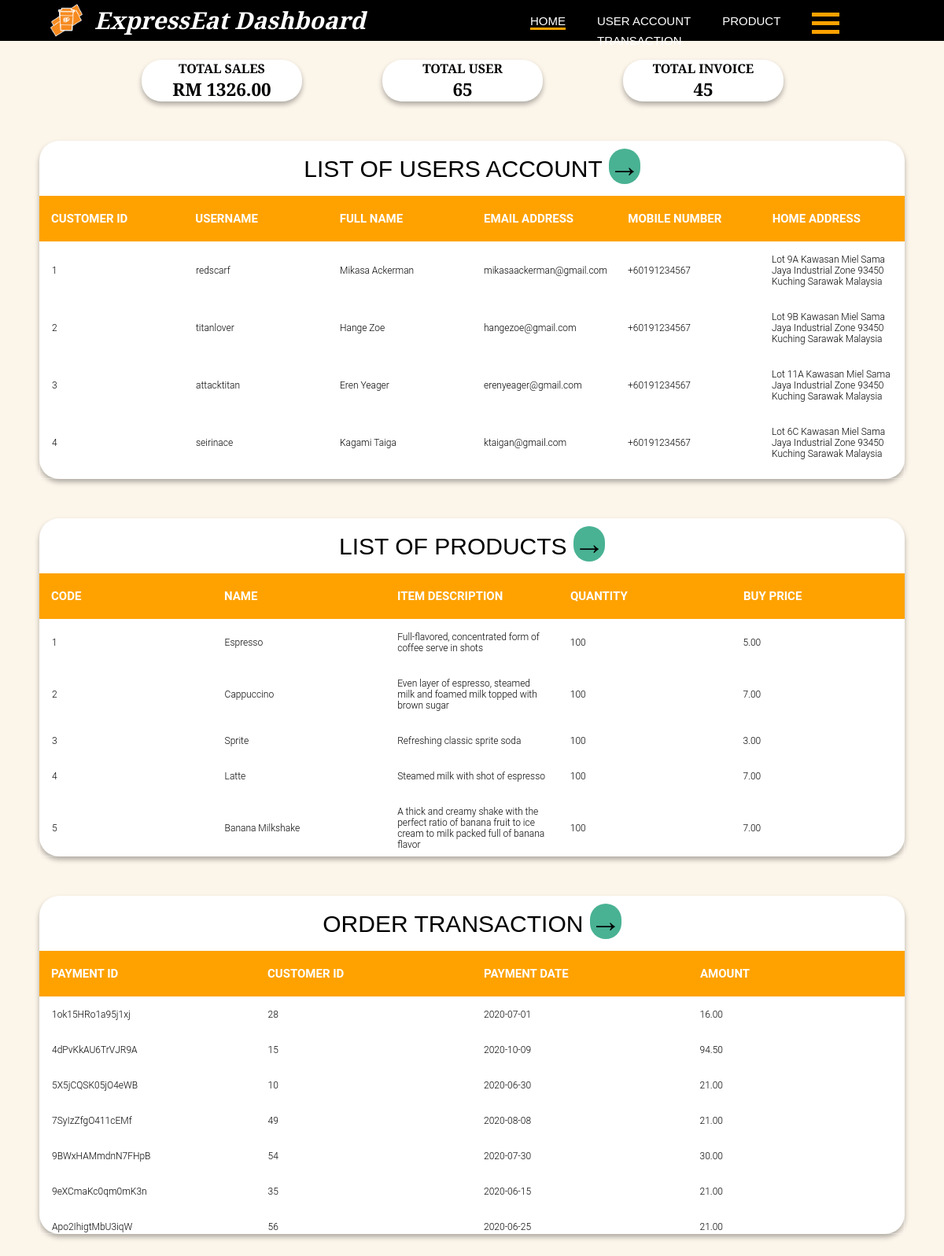
/dashboard/dashboard.php, run on the app's committed database.
### tables this page shows
CREATE TABLE `customer` (
  `ID` int(10) NOT NULL,
  `Username` varchar(255) NOT NULL,
  `Email` varchar(255) NOT NULL,
  `Password` varchar(25) NOT NULL,
  `FirstName` varchar(255) NOT NULL,
  `LastName` varchar(255) NOT NULL,
  `Gender` varchar(255) NOT NULL,
  `Phone` int(11) NOT NULL,
  `Address1` varchar(255) NOT NULL,
  `Address2` varchar(255) NOT NULL,
  `City` varchar(255) NOT NULL,
  `State` varchar(255) NOT NULL,
  `Country` varchar(255) NOT NULL,
  `PostalCode` int(10) NOT NULL
);

CREATE TABLE `item` (
  `Code` int(10) NOT NULL,
  `Name` varchar(255) NOT NULL,
  `ItemDescription` varchar(255) NOT NULL,
  `QtyInStock` int(10) NOT NULL,
  `BuyPrice` decimal(6,2) NOT NULL
);

CREATE TABLE `payment` (
  `CheckNum` varchar(255) NOT NULL,
  `CustomerID` int(10) NOT NULL,
  `PaymentDate` date NOT NULL,
  `Amount` decimal(6,2) NOT NULL
);

### dashboard/customerList.php (the view, shortened to what this page needs)
<?php
include "dbConnection.php";
$SQLstring = "SELECT * FROM Customer";
if($result = mysqli_query($conn, $SQLstring)){
    if(mysqli_num_rows($result) > 0){
      echo "<table cellpadding='0' cellspacing='0' border='0'>\n";
        while($row = mysqli_fetch_array($result)){
            echo "<tbody>";
                echo "<tr>";
                    echo "<td>" . $row['ID'] . "</td>";
                    echo "<td>" . $row['Username'] . "</td>";
                    echo "<td>" . $row['FirstName']. " ". $row['LastName'] . "</td>";
                    echo "<td>" . $row['Email']. "</td>";
                    echo "<td>". "+60" . $row['Phone']. "</td>";
                    echo "<td>" . $row['Address1']. " ". $row['Address2'] . " ". $row['PostalCode'] ." ". $row['City'] ." ". $row['State'] ." ". $row['Country'] ."</td>";
                echo "</tr>";
            echo "</tbody>";
        }
      echo "</table>";
    } else{
        echo "No records matching your query were found.";
    }
} else{
    echo "ERROR: Could not able to execute $SQLstring. " . mysqli_error($conn);
}
?>

### dashboard/dashboard.php (shortened to what this page needs)
<!DOCTYPE html>
<html lang="en">
<head>
    <link rel="stylesheet" href="../style/style.css">
    <link rel="stylesheet" href="https://cdnjs.cloudflare.com/ajax/libs/font-awesome/4.7.0/css/font-awesome.min.css">
</head>
<body>
    <header>
        <div class="container">
            <div id="branding">
                <img class="main-logo" src="../img/Logo-04.png" alt="logo" width="50px">
                <h1 class="main-title">ExpressEat Dashboard</h1>
            </div>
            <div class="navigation-bar">
                <nav>
                    <ul>
                        <li class="current"><a href="dashboard.php">Home</a></li>
                        <li><a href="userAccount.php">User Account</a></li>
                        <li><a href="product.php">Product</a></li>
                        <li><a href="transaction.php">Transaction</a></li>
                    </ul>
               </nav>
               <div class="dropdown">
                <div class="container-hamburger-icon">
                    <div class="bar1"></div>
                    <div class="bar2"></div>
                    <div class="bar3"></div>
                </div>
            </div>
        </div>
    </header>
    <section id="summary-button">
        <div class="flexbox-container-1 summary-box">
            <h1 id="total-text">Total Sales</h1>
            <?php
              include "dbConnection.php";
              $result= mysqli_query($conn,"SELECT SUM(Amount) AS totalsum FROM Payment");
              $row = mysqli_fetch_assoc($result);
              $sum = $row['totalsum'];
              echo '<h2 id="total-sales">RM '. $sum .'</h2>';
            ?>
        </div>
        <div class="flexbox-container-1 summary-box">
            <h1 id="total-text">Total User</h1>
            <?php
              include "dbConnection.php";
              $result= mysqli_query($conn,"SELECT COUNT(*) AS Value FROM Customer");
              $row = mysqli_fetch_assoc($result);
              $sum = $row['Value'];
              echo '<h2 id="total-user">'. $sum .'</h2>';
            ?>
        </div>
        <div class="flexbox-container-1 summary-box">
            <h1 id="total-text">Total Invoice</h1>
            <?php
              include "dbConnection.php";
              $result= mysqli_query($conn, "SELECT COUNT(*) AS total FROM Payment");
              $row = mysqli_fetch_assoc($result);
              $sum = $row['total'];
              echo '<h2 id="total-order">'. $sum .'</h2>';
            ?>
        </div>
    </section>
    <section class="table-1">
        <h1>
          List of Users Account
          <button class="button tooltip" >
            <span style='font-size:40px;'>
              <a href="userAccount.php">&#8594;</a>
            </span>
          </button>
        </h1>
        <div class="tbl-header">
          <table cellpadding="0" cellspacing="0" border="0">
            <thead>
              <tr>
                <th>Customer ID</th>
                <th>Username</th>
                <th>Full Name</th>
                <th>Email Address</th>
                <th>Mobile Number</th>
                <th>Home Address</th>
              </tr>
            </thead>
          </table>
        </div>
        <div class="tbl-content">
            <?php include 'customerList.php';?>
        </div>
      </section>
      <section class="table-1">
        <h1>
          List of Products
          <button class="button tooltip" >
            <span style='font-size:40px;'>
              <a href="product.php">&#8594;</a>
            </span>
          </button>
        </h1>
        <div class="tbl-header">
          <table cellpadding="0" cellspacing="0" border="0">
            <thead>
              <tr>
                <th>Code</th>
                <th>Name</th>
                <th>Item Description</th>
                <th>Quantity</th>
                <th>Buy Price</th>
              </tr>
            </thead>
          </table>
        </div>
        <div class="tbl-content">
          <?php include 'itemList.php';?>
        </div>
      </section>
      <section class="table-1">
        <h1>
          Order Transaction
          <button class="button tooltip">
            <span style='font-size:40px;'>
              <a href="transaction.php">&#8594;</a>
            </span>
          </button>
        </h1>
        <div class="tbl-header">
        <table cellpadding="0" cellspacing="0" border="0">
            <thead>
                <tr>
                    <th>Payment ID</th>
                    <th>Customer ID</th>
                    <th>Payment Date</th>
                    <th>Amount</th>
                </tr>
            </thead>
        </table>
        </div>
        <div class="tbl-content">
            <?php include 'transactionList.php';?>
        </div>
      </section>
</body>
</html>

### dashboard/itemList.php (shortened to what this page needs)
<?php
include "dbConnection.php";
$SQLstring = "SELECT * FROM Item";
if($result = mysqli_query($conn, $SQLstring)){
    if(mysqli_num_rows($result) > 0){
    echo "<table cellpadding='0' cellspacing='0' border='0'>\n";
        while($row = mysqli_fetch_array($result)){
            echo "<tbody>";
                echo "<tr>";
                    echo "<td>" . $row['Code'] . "</td>";
                    echo "<td>" . $row['Name'] . "</td>";
                    echo "<td>" . $row['ItemDescription'] . "</td>";
                    echo "<td>" . $row['QtyInStock'] . "</td>";
                    echo "<td>" . $row['BuyPrice'] . "</td>";
                echo "</tr>";
            echo "</tbody>";
        }
    echo "</table>";
    } else{
        echo "No records matching your query were found.";
    }
} else{
    echo "ERROR: Could not able to execute $SQLstring. " . mysqli_error($conn);
}
?>

### dashboard/transactionList.php (shortened to what this page needs)
<?php
include "dbConnection.php";
$SQLstring = "SELECT * FROM Payment";
if($result = mysqli_query($conn, $SQLstring)){
    if(mysqli_num_rows($result) > 0){
    echo "<table cellpadding='0' cellspacing='0' border='0'>\n";
        while($row = mysqli_fetch_array($result)){
            echo "<tbody>";
                echo "<tr>";
                    echo "<td>" . $row['CheckNum'] . "</td>";
                    echo "<td>" . $row['CustomerID'] . "</td>";
                    echo "<td>" . $row['PaymentDate'] . "</td>";
                    echo "<td>" . $row['Amount'] . "</td>";
                echo "</tr>";
            echo "</tbody>";
        }
    echo "</table>";
    } else{
        echo "No records matching your query were found.";
    }
} else{
    echo "ERROR: Could not able to execute $SQLstring. " . mysqli_error($conn);
}
?>

### style/style.css (style rules this page uses)
:root { --black: #3a3a3a; --white: #fff; --green: #49b293; --black: #000000; --light-black: #24190b; --dark-grey: #504545; --white-brown: #Fcf5ea; --yellow: #ffa200; --brown: #b47a36; }
html { scroll-behavior: smooth; }
body { font: 15px Segoe UI, Helvetica, sans-serif; padding: 0; margin: 0; background-color: #fcf5ea; font-family: 'Playfair Display', sans-serif; }
.container { margin: auto; width: 90%; }
a { color: black; list-style: none; text-decoration: none; }
header { background-color: black; color: #ffffff; }
header a { color: #ffffff; text-decoration: none; text-transform: uppercase; font-weight: 500; transition-duration: 0.4s; }
header .current { border-bottom: #ffa200 3px solid; position: relative; }
header li { margin: 8px 20px 0px 20px; float: left; display: inline; }
header #branding { float: left; transition-duration: 0.4s; }
header #branding h1 { margin: 0; padding-top: 5px; }
header nav { padding: 10px 5px 0px 0px; }
header .navigation-bar { padding-left: 55%; }
header .main-logo { float: left; }
header .main-title { font-style: italic; float: right; padding: 0px 0px 0px 10px; }
.container-hamburger-icon { display: inline-block; cursor: pointer; padding: 0px 0px 0px 20px; }
.bar1, .bar2, .bar3 { width: 35px; height: 5px; background-color: #ffa200; margin: 6px 0; transition: 0.1s; }
.dropdown { position: relative; display: inline-block; }
#summary-button { margin: 2% 0 0 15%; display: flex; flex-direction: row; }
.flexbox-container-1 { display: flex; align-items: center; justify-content: center; flex-wrap: wrap; }
.summary-box { width: 20%; margin: 0 10% 0 0; border-radius: 25px; background-color: #ffffff; -webkit-box-shadow: 0 4px 6px rgba(0, 0, 0, 0.3); -moz-box-shadow: 0 4px 6px rgba(0, 0, 0, 0.3); box-shadow: 0 4px 6px rgba(0, 0, 0, 0.3); display: block; }
#total-text { text-align: center; text-transform: uppercase; font-size: medium; font-weight: bold; }
#total-sales, #total-user, #total-order { text-align: center; }
.table-1 .button { background-color: var(--green); border: none; color: white; margin: 10px 0 0 0; text-align: center; text-decoration: none; display: inline-block; font-size: 16px; border-radius: 45px; }
.tooltip { position: relative; display: inline-block; border-bottom: 1px dotted black; }
.table-1 h1 { font-family: 'Playfair Display', sans-serif; font-weight: bolder; font-size: 30px; color: black; text-transform: uppercase; font-weight: 300; text-align: center; margin-bottom: 15px; }
.table-1 table { width:100%; table-layout: fixed; }
.table-1 .tbl-header { background-color: #ffa200; }
.table-1 .tbl-header th { color: white; font-weight: bolder; font-size: 15px; }
.table-1 .tbl-content { height:300px; overflow-x:auto; margin-top: 0px; border: 1px solid rgba(255,255,255,0.3); }
.table-1 th { padding: 20px 15px; text-align: left; font-weight: 500; font-size: 12px; color: black; text-transform: uppercase; }
.table-1 td { padding: 15px; text-align: left; vertical-align:middle; font-weight: 300; font-size: 12px; color: black; border-bottom: solid 1px rgba(255,255,255,0.1); }
.table-1 { -webkit-box-shadow: 0 4px 6px rgba(0, 0, 0, 0.3); -moz-box-shadow: 0 4px 6px rgba(0, 0, 0, 0.3); box-shadow: 0 4px 6px rgba(0, 0, 0, 0.3); background-color: #fff; font-family: 'Roboto', sans-serif; margin: 50px; border-radius: 25px; }
* { margin: 0; padding: 0; }

### data on the page
customer: ID "1", Username "redscarf", FirstName "Mikasa", LastName "Ackerman", Email "mikasaackerman@gmail.com", Phone "191234567", Address1 "Lot 9A Kawasan Miel Sama Jaya Industrial Zone", PostalCode "93450", City "Kuching", State "Sarawak", Country "Malaysia"
customer: ID "2", Username "titanlover", FirstName "Hange", LastName "Zoe", Email "hangezoe@gmail.com", Phone "191234567", Address1 "Lot 9B Kawasan Miel Sama Jaya Industrial Zone", PostalCode "93450", City "Kuching", State "Sarawak", Country "Malaysia"
customer: ID "3", Username "attacktitan", FirstName "Eren", LastName "Yeager", Email "erenyeager@gmail.com", Phone "191234567", Address1 "Lot 11A Kawasan Miel Sama Jaya Industrial Zone", PostalCode "93450", City "Kuching", State "Sarawak", Country "Malaysia"
customer: ID "4", Username "seirinace", FirstName "Kagami", LastName "Taiga", Email "ktaigan@gmail.com", Phone "191234567", Address1 "Lot 6C Kawasan Miel Sama Jaya Industrial Zone", PostalCode "93450", City "Kuching", State "Sarawak", Country "Malaysia"
item: Code "1", Name "Espresso", ItemDescription "Full-flavored, concentrated form of coffee serve in shots", QtyInStock "100", BuyPrice "5.00"
item: Code "2", Name "Cappuccino", ItemDescription "Even layer of espresso, steamed milk and foamed milk topped with brown sugar", QtyInStock "100", BuyPrice "7.00"
item: Code "3", Name "Sprite", ItemDescription "Refreshing classic sprite soda", QtyInStock "100", BuyPrice "3.00"
item: Code "4", Name "Latte", ItemDescription "Steamed milk with shot of espresso", QtyInStock "100", BuyPrice "7.00"
item: Code "5", Name "Banana Milkshake", ItemDescription "A thick and creamy shake with the perfect ratio of banana fruit to ice cream to milk packed full of banana flavor", QtyInStock "100", BuyPrice "7.00"
payment: CheckNum "1ok15HRo1a95j1xj", CustomerID "28", PaymentDate "2020-07-01", Amount "16.00"
payment: CheckNum "4dPvKkAU6TrVJR9A", CustomerID "15", PaymentDate "2020-10-09", Amount "94.50"
payment: CheckNum "5X5jCQSK05jO4eWB", CustomerID "10", PaymentDate "2020-06-30", Amount "21.00"
payment: CheckNum "7SyIzZfgO411cEMf", CustomerID "49", PaymentDate "2020-08-08", Amount "21.00"
payment: CheckNum "9BWxHAMmdnN7FHpB", CustomerID "54", PaymentDate "2020-07-30", Amount "30.00"
payment: CheckNum "9eXCmaKc0qm0mK3n", CustomerID "35", PaymentDate "2020-06-15", Amount "21.00"
payment: CheckNum "Apo2IhigtMbU3iqW", CustomerID "56", PaymentDate "2020-06-25", Amount "21.00"

### other printed values
$sum "1326.00"
$sum "65"
$sum "45"
